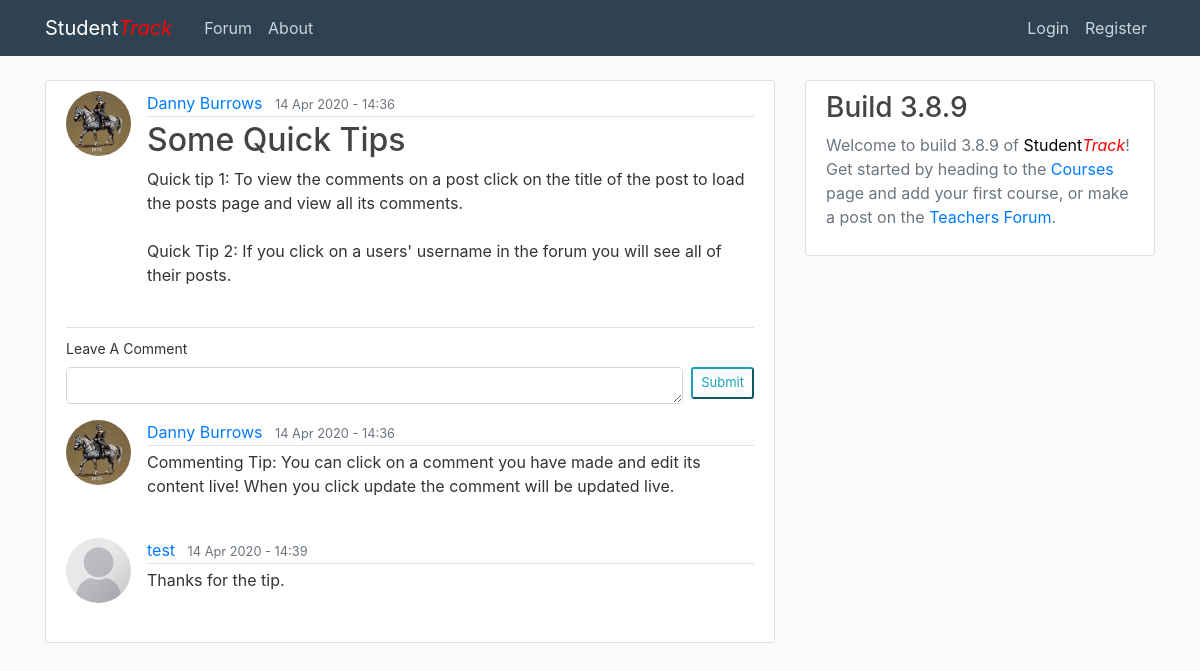
Screenshot of /post/3 with the database file from the repository.
### projectCode/models.py (models this page shows, shortened)
class User(db.Model, UserMixin):
    id = db.Column(db.Integer, primary_key=True)
    username = db.Column(db.String(20), unique=True, nullable=False)
    email = db.Column(db.String(120), unique=True, nullable=False)
    image_file = db.Column(db.String(20), nullable=False, default='def.png')
    password = db.Column(db.String(60), nullable=False)
    posts = db.relationship('Post', backref='author', lazy=True)
    courses = db.relationship('Course', backref='teacher', lazy=True)
    comments = db.relationship('Comment', backref='commenter', lazy=True)

class Post(db.Model):
    id = db.Column(db.Integer, primary_key=True)
    title = db.Column(db.String(100), nullable=False)
    date_posted = db.Column(db.DateTime, nullable=False, default=datetime.utcnow)
    content = db.Column(db.Text, nullable=False)
    user_id = db.Column(db.Integer, db.ForeignKey('user.id'), nullable=False)
    comments = db.relationship('Comment', backref='post', lazy=True)

class Comment(db.Model):
    id = db.Column(db.Integer, primary_key=True)
    date_posted = db.Column(db.DateTime, nullable=False, default=datetime.utcnow)
    content = db.Column(db.Text, nullable=False)
    user_id = db.Column(db.Integer, db.ForeignKey('user.id'), nullable=False)
    post_id = db.Column(db.Integer, db.ForeignKey('post.id'), nullable=False)

### projectCode/routes.py (the view)
@app.route("/post/<int:post_id>")
def post(post_id):
    form = CommentForm()
    post = Post.query.get_or_404(post_id)
    comments = Comment.query.filter_by(post=post)
    return render_template('single_post.html', title=post.title, form=form, post=post, comments=comments)

### projectCode/forms.py
class CommentForm(FlaskForm):
    comment = TextAreaField('Leave A Comment', validators=[DataRequired()])
    submit = SubmitField('Submit')

### projectCode/templates/single_post.html (shortened to what this page needs)
{% extends "layout_content.html" %}
{% block content %}
  <article class="content-section">
    <div class="media mb-4">
    <img class="rounded-circle article-img" src="{{ url_for('static', filename='profile_pics/' + post.author.image_file) }}">
    <div class="media-body">
      <div class="article-metadata">
        <a class="mr-2" href="{{ url_for('user_posts', username=post.author.username) }}">{{ post.author.username }}</a>
        <small class="text-muted">{{ post.date_posted.strftime('%d %b %Y - %H:%M') }}</small>
      </div>
      <h2 class="article-title">{{ post.title }}</h2>
      <p class="article-content">{{ post.content }}</p>
    </div>
  </div>
  <form method="POST" action="{{ url_for('add_comment', post_id=post.id) }}">
    <legend class="border-bottom">{{ legend }}</legend>
    {{ form.comment.label(class="form-control-label", style="font-size:14px;") }}
    <div class="media form-group">
      {% if form.comment.errors %}
        {{ form.comment(class="form-control form-control-lg is-invalid", style="height: 37px;font-size:13px;") }}
        <div class="invalid-feedback">
          {% for error in form.comment.errors %}
            <span>{{ error }}</span>
          {% endfor %}
        </div>
      {% else %}
        {{ form.comment(class="form-control form-control-lg", style="height: 37px;font-size:13px;") }}
      {% endif %}
      {{ form.submit(class="btn-sm btn-outline-info ml-2", style="font-size:13px;") }}
    </div>
  </form>
  {% for comment in post.comments %}
  <div class="media mb-4">
    <img class="rounded-circle article-img" src="{{ url_for('static', filename='profile_pics/' + comment.commenter.image_file) }}">
    <div class="media-body" style="float:left;">
      <div class="article-metadata">
        <a class="mr-2" href="{{ url_for('user_posts', username=comment.commenter.username) }}">{{ comment.commenter.username }}</a>
        <small class="text-muted">{{ comment.date_posted.strftime('%d %b %Y - %H:%M') }}</small>
      </div>
      <p id="CE{{ comment.id }}" class="article-content" contenteditable="true">{{ comment.content }}</p>
    </div>
  </div>
  {% endfor %}
  </article>
{% endblock content %}

### projectCode/static/css/main.css (style rules this page uses)
body { background: #fafafa; color: #333333; margin-top: 5rem; }
h1, h2, h3, h4, h5, h6 { color: #444444; }
.content-section { background: #ffffff; padding: 10px 20px; border: 1px solid #dddddd; border-radius: 3px; margin-bottom: 20px; word-wrap:break-word; word-break:break-word; }
.article-title { color: #444444; }
.article-content { white-space: pre-line; }
.article-img { height: 65px; width: 65px; margin-right: 16px; }
.article-metadata { padding-bottom: 1px; margin-bottom: 4px; border-bottom: 1px solid #e3e3e3 }

### rows the page displays
User: image_file (picture), author.username "Danny Burrows"
Post: date_posted "14 Apr 2020 - 14:36", title "Some Quick Tips", content "Quick tip 1: To view the comments on a post click on the title of the post to load the posts page and view all its comments. Quick Tip 2: If you click on a users' username in the forum you will see all of their posts."
Comment: image_file (picture), commenter.username "Danny Burrows", date_posted "14 Apr 2020 - 14:36", content "Commenting Tip: You can click on a comment you have made and edit its content live! When you click update the comment will be updated live."
Comment: image_file (picture), commenter.username "test", date_posted "14 Apr 2020 - 14:39", content "Thanks for the tip."
